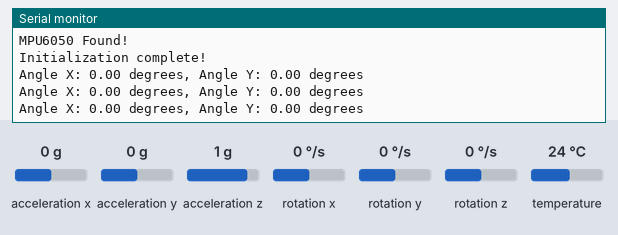
A sketch run on a simulated Arduino Uno, built with avr-gcc and run on an emulated ATmega328P. On the bench: the last lines printed to the serial monitor. The test bench sets the inputs (shaded band); at power-on: acceleration z 1 g, acceleration x 0 g, acceleration y 0 g, rotation x 0 °/s, rotation y 0 °/s, rotation z 0 °/s, temperature 24 °C.

Above: at 1.3 s.
1.4 s: acceleration z set to -1.4 g
At 1.92 s:
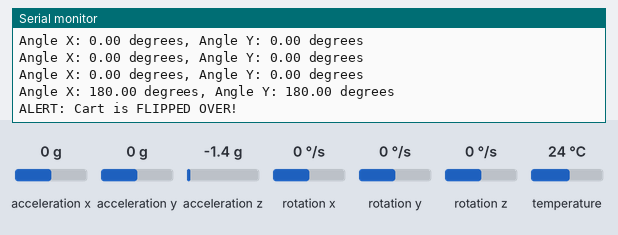
3.6 s: acceleration x set to -1.4 g
At 3.94 s:
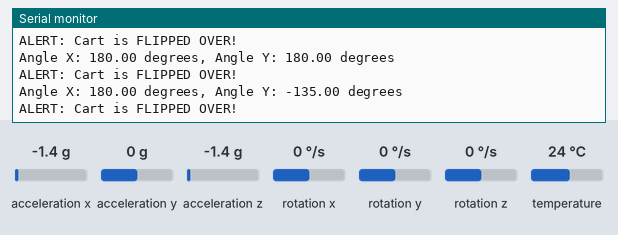
5.1 s: acceleration z set to 0 g
At 5.6 s:
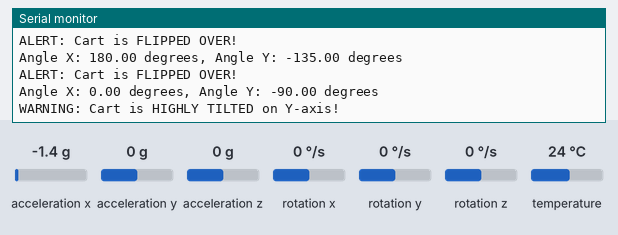
7.1 s: acceleration y set to -1.4 g
At 7.6 s:
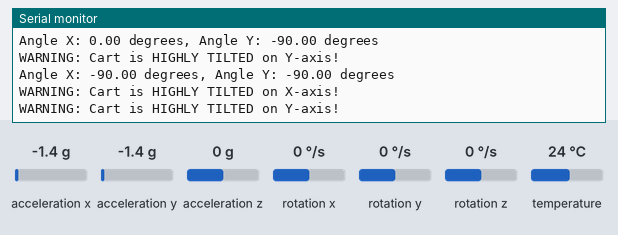
Timing chart, 0 to 10.1 s (numbered marks = the images above; inputs shaded):
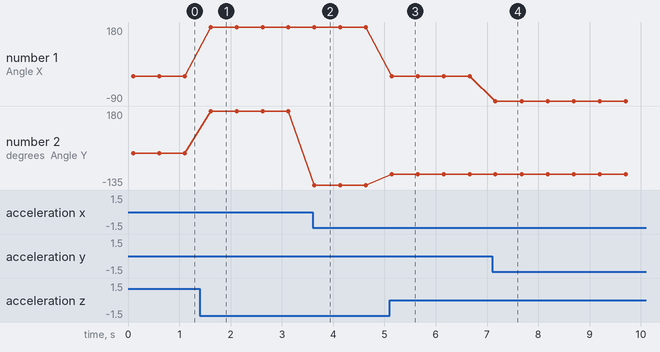

The sketch:

MPU_6050.ino
```cpp
#include <Adafruit_MPU6050.h>
#include <Adafruit_Sensor.h>
#include <Wire.h>
#include <math.h>

Adafruit_MPU6050 mpu;
bool isCartFallen = false;

void setup(void) {
  Serial.begin(115200);
  while (!Serial)
    delay(10);

  Serial.println("Adafruit MPU6050 Angle Detection!");

  if (!mpu.begin()) {
    Serial.println("Failed to find MPU6050 chip");
    while (1) {
      delay(10);
    }
  }
  Serial.println("MPU6050 Found!");

  mpu.setAccelerometerRange(MPU6050_RANGE_8_G);
  mpu.setGyroRange(MPU6050_RANGE_500_DEG);
  mpu.setFilterBandwidth(MPU6050_BAND_5_HZ);

  Serial.println("Initialization complete!");
  delay(100);
}

void loop() {
  sensors_event_t a, g, temp;
  mpu.getEvent(&a, &g, &temp);

  float ax = a.acceleration.x;
  float ay = a.acceleration.y;
  float az = a.acceleration.z;

  // Compute angles using accelerometer data
  float angleX = atan2(ay, az) * 180.0 / PI;
  float angleY = atan2(ax, az) * 180.0 / PI;

  Serial.print("Angle X: "); Serial.print(angleX); Serial.print(" degrees");
  Serial.print(", Angle Y: "); Serial.print(angleY); Serial.println(" degrees");

if (abs(angleX) >= 70 && abs(angleX) <= 110) {
    Serial.println("WARNING: Cart is HIGHLY TILTED on X-axis!");
    isCartFallen = true;
}
if (abs(angleY) >= 70 && abs(angleY) <= 110) {
    Serial.println("WARNING: Cart is HIGHLY TILTED on Y-axis!");
    isCartFallen = true;
}
if (abs(angleX) >= 140 || abs(angleY) >= 140) {
    Serial.println("ALERT: Cart is FLIPPED OVER!");
    isCartFallen = true;
}

  Serial.println("");
  delay(500);
}
```

Measured:
- after the input at 1.4 s, the serial monitor: prints a new line after 0.21 s (image 1)
- after the input at 3.6 s, the serial monitor: prints a new line at once (image 2)
- after the input at 5.1 s, the serial monitor: prints a new line at once (image 3)
- after the input at 7.1 s, the serial monitor: prints a new line after 0.06 s (image 4)
- plotted number 1: 0 → 180 after the input at 1.4 s, 180 → 0 after the input at 5.1 s
- plotted number 2: 0 → 180 after the input at 1.4 s, 180 → -135 after the input at 3.6 s, -135 → -90 after the input at 5.1 s
